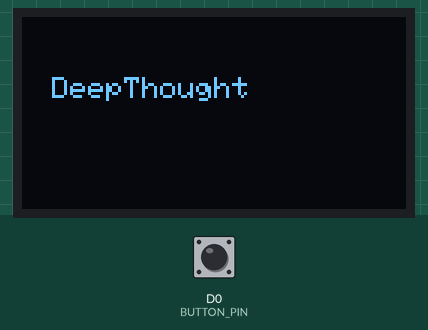
Simulated run of this sketch. Board: ESP8266 (NodeMCU). On the bench: 128×64 one-colour display. Inputs (shaded band) come from the test bench; at power-on: D0 (BUTTON_PIN) HIGH. Random numbers use the default seed unless the sketch sets one.

Above: at 0.1 s.
2.8 s: D0 (BUTTON_PIN) pulled LOW for 0.15 s
At 3.3 s:
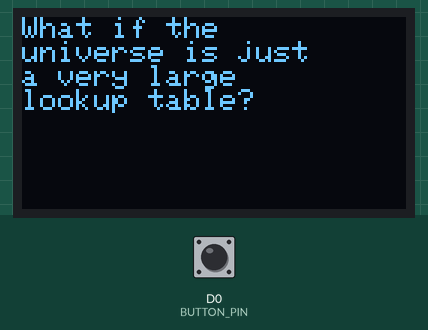
4.4 s: D0 (BUTTON_PIN) pulsed LOW 5 times (0.12 s each, 0.3 s apart)
At 7.0 s:
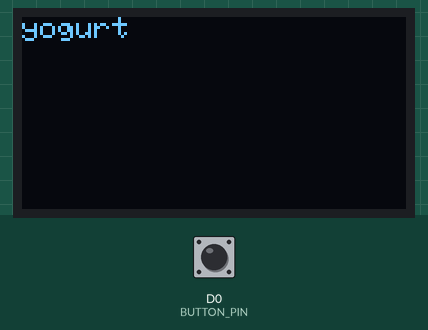
7.4 s: D0 (BUTTON_PIN) pulled LOW for 1 s
At 8.0 s:
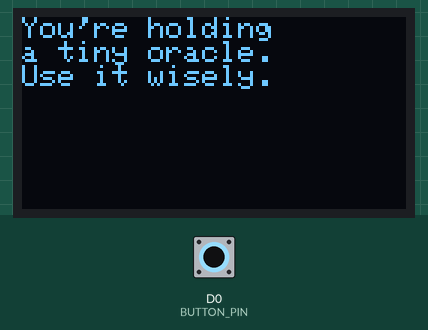
9.9 s: D0 (BUTTON_PIN) pulled LOW for 0.15 s
At 11.1 s:
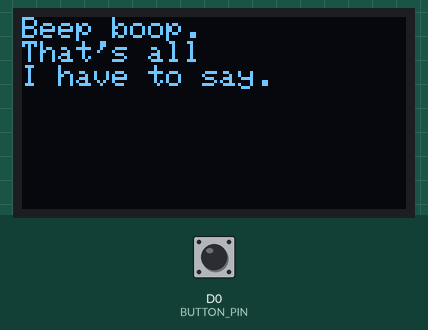
11.5 s: D0 (BUTTON_PIN) pulsed LOW 2 times (0.12 s each, 0.3 s apart)
At 13.2 s:
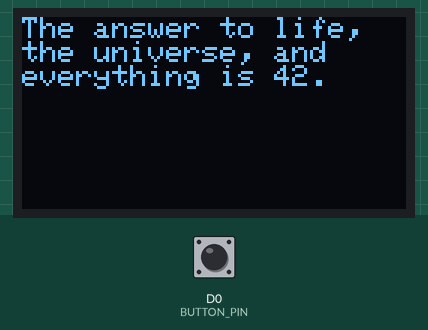
13.6 s: D0 (BUTTON_PIN) pulled LOW for 3.2 s
At 15.1 s:
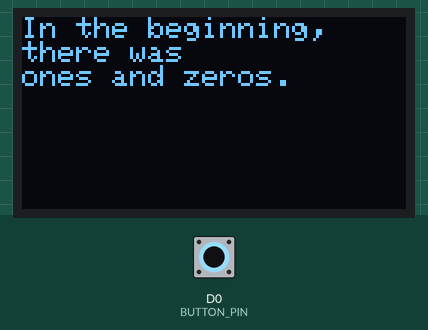
Timing chart, 0 to 16.6 s (numbered marks = the images above; inputs shaded):
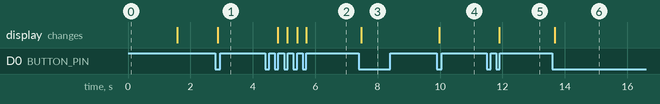

The sketch:

deepthought.ino
```cpp
#include <Wire.h>
#include <Adafruit_GFX.h>
#include <Adafruit_SSD1306.h>

#define SCREEN_WIDTH 128
#define SCREEN_HEIGHT 64
#define OLED_RESET -1
Adafruit_SSD1306 display(SCREEN_WIDTH, SCREEN_HEIGHT, &Wire, OLED_RESET);

#define BUTTON_PIN D0

const char* quotes[] = {
  "Sealflux says hi :)",
  "The answer to life,\nthe universe, and\neverything is 42.",
  "DeepSeek Online.\nAsk me anything.",
  "I think,\ntherefore I am.\n— Descartes,\nkind of.",
  "Your keychain\ncontains\nmore compute\nthan Apollo 11.",
  "Press the button.\nYou know\nyou want to.",
  "In the beginning,\nthere was\nones and zeros.",
  "What if the\nuniverse is just\na very large\nlookup table?",
  "Beep boop.\nThat's all\nI have to say.",
  "You're holding\na tiny oracle.\nUse it wisely.",
  "The best time\nto ship code\nwas yesterday.\nNext best is now.",
  "01101000\n01101001",
  "DeepSeek\nis proud of you.\nKeep building.",
  "Error 404:\nMeaning of life\nnot found.",
  "Never gonna\ngive you up.",
  "Hack Club\nis everywhere.\nEven on your\nkeychain.",
  "This quote\nintentionally\nleft blank.",
  "Feed me\nmore electricity.\nI hunger.",
  "Horizons Polaris is\nwatching you.",
  "yo: hi gurt i'm yo",
  "yogurt"
};
const int numQuotes = sizeof(quotes) / sizeof(quotes[0]);

void setup() {
  pinMode(BUTTON_PIN, INPUT_PULLUP);
  display.begin(SSD1306_SWITCHCAPVCC, 0x3C);
  display.clearDisplay();
  display.setTextSize(1);
  display.setTextColor(SSD1306_WHITE);
  display.setCursor(10, 20);
  display.println("DeepThought");
  display.display();
  delay(1500);
  display.clearDisplay();
  display.display();
}

void loop() {
  if (digitalRead(BUTTON_PIN) == LOW) {
    delay(50);
    if (digitalRead(BUTTON_PIN) == LOW) {
      display.clearDisplay();
      display.setCursor(0, 0);
      display.println(quotes[random(numQuotes)]);
      display.display();
      while (digitalRead(BUTTON_PIN) == LOW);
      delay(200);
    }
  }
}
```

Measured:
- after the input at 2.8 s, the display: changes after 0.08 s (image 1)
- after the input at 4.4 s, the display: first changes after 0.40 s (image 2 shows a later state)
- after the input at 7.4 s, the display: changes after 0.08 s (image 3)
- after the input at 9.9 s, the display: changes after 0.08 s (image 4)
- after the input at 11.5 s, the display: changes after 0.40 s (image 5)
- after the input at 13.6 s, the display: changes after 0.08 s (image 6)
